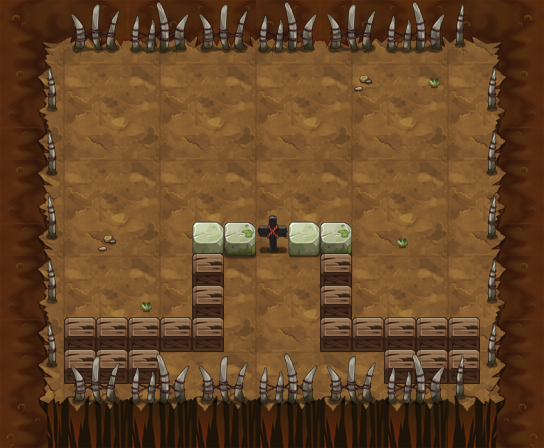

This game map was drawn from its Tiled (.tmx) file and the tilesets committed beside it. A one-line description and the trimmed map source follow:
An orthogonal 17x14 tile map with 32x32 px tiles, 11 tile layers (PASS, 块层 2, 块层 5, 块层 3, ...) and 39 objects (35x TRAP, 3x yjsb3, PLAYER).

<map version="1.0" orientation="orthogonal" width="17" height="14" tilewidth="32" tileheight="32">
 <properties>
  <property name="DESTRY1" value="25" />
  <property name="DESTRY2" value="27" />
  <property name="DESTRY_COUNT" value="2" />
  <property name="EXP" value="965" />
  <property name="ITEM" value="D035" />
  <property name="MONEY" value="1448" />
 </properties>
 <tileset firstgid="1" name="yjbl" tilewidth="32" tileheight="32">
  <image source="yjbl.png" width="450" height="600" />
 </tileset>
 <layer name="PASS" width="17" height="14">
  <data>[238 cells, 133 non-empty, 10 distinct tile ids]</data>
 </layer>
 <layer name="块层 2" width="17" height="14">
  <data>[238 cells, 238 non-empty, 31 distinct tile ids]</data>
 </layer>
 <layer name="块层 5" width="17" height="14">
  <data>[238 cells, 4 non-empty, 2 distinct tile ids]</data>
 </layer>
 <layer name="块层 3" width="17" height="14">
  <data>[238 cells, 64 non-empty, 12 distinct tile ids]</data>
 </layer>
 <layer name="块层 6" width="17" height="14">
  <data>[238 cells, 25 non-empty, 4 distinct tile ids]</data>
 </layer>
 <layer name="SHELTER 11" width="17" height="14">
  <data>[238 cells, 13 non-empty, 5 distinct tile ids]</data>
 </layer>
 <layer name="SHELTER 10" width="17" height="14">
  <data>[238 cells, 6 non-empty, 1 distinct tile ids]</data>
 </layer>
 <layer name="SHELTER 9" width="17" height="14">
  <data>[238 cells, 10 non-empty, 1 distinct tile ids]</data>
 </layer>
 <layer name="SHELTER 8" width="17" height="14">
  <data>[238 cells, 2 non-empty, 1 distinct tile ids]</data>
 </layer>
 <layer name="SHELTER 7" width="17" height="14">
  <data>[238 cells, 2 non-empty, 1 distinct tile ids]</data>
 </layer>
 <layer name="SHELTER 6" width="17" height="14">
  <data>[238 cells, 5 non-empty, 3 distinct tile ids]</data>
 </layer>
 <objectgroup name="对象层 1" width="17" height="14">
  <object name="liusha" type="TRAP" x="256" y="128" width="32" height="32">
   <properties>
    <property name="lua_ai" value="trap_mire_ai" />
    <property name="trap_ani" value="liusha.actor" />
    <property name="trap_floor" value="true" />
    <property name="trap_sh" value="1" />
    <property name="trap_sw" value="1" />
   </properties>
  </object>
  <object name="PLAYER" type="PLAYER" x="256" y="352" width="32" height="32" />
  <object name="yjsb3" x="96" y="224" width="32" height="32">
   <properties>
    <property name="buff_type" value="fire_shell" />
    <property name="lua_ai" value="monster_yjsb_ai" />
    <property name="quality" value="yjsb3.quality" />
   </properties>
  </object>
  <object name="yjsb3" x="288" y="96" width="32" height="32">
   <properties>
    <property name="buff_type" value="fire_shell" />
    <property name="lua_ai" value="monster_yjsb_ai" />
    <property name="quality" value="yjsb3.quality" />
   </properties>
  </object>
  <object name="yjsb3" x="416" y="224" width="32" height="32">
   <properties>
    <property name="buff_type" value="fire_shell" />
    <property name="lua_ai" value="monster_yjsb_ai" />
    <property name="quality" value="yjsb3.quality" />
   </properties>
  </object>
  <object name="belt_up" type="TRAP" x="160" y="288" width="32" height="32">
   <properties>
    <property name="lua_ai" value="trap_belt_up_ai" />
    <property name="trap_ani" value="belt_up.actor" />
    <property name="trap_floor" value="true" />
   </properties>
  </object>
  <object name="belt_up" type="TRAP" x="160" y="256" width="32" height="32">
   <properties>
    <property name="lua_ai" value="trap_belt_up_ai" />
    <property name="trap_ani" value="belt_up.actor" />
    <property name="trap_floor" value="true" />
   </properties>
  </object>
  <object name="belt_up" type="TRAP" x="160" y="224" width="32" height="32">
   <properties>
    <property name="lua_ai" value="trap_belt_up_ai" />
    <property name="trap_ani" value="belt_up.actor" />
    <property name="trap_floor" value="true" />
   </properties>
  </object>
  <object name="belt_up" type="TRAP" x="160" y="192" width="32" height="32">
   <properties>
    <property name="lua_ai" value="trap_belt_up_ai" />
    <property name="trap_ani" value="belt_up.actor" />
    <property name="trap_floor" value="true" />
   </properties>
  </object>
  <object name="belt_up" type="TRAP" x="160" y="160" width="32" height="32">
   <properties>
    <property name="lua_ai" value="trap_belt_up_ai" />
    <property name="trap_ani" value="belt_up.actor" />
    <property name="trap_floor" value="true" />
   </properties>
  </object>
  <object name="belt_up" type="TRAP" x="160" y="128" width="32" height="32">
   <properties>
    <property name="lua_ai" value="trap_belt_up_ai" />
    <property name="trap_ani" value="belt_up.actor" />
    <property name="trap_floor" value="true" />
   </properties>
  </object>
  <object name="belt_up" type="TRAP" x="160" y="96" width="32" height="32">
   <properties>
    <property name="lua_ai" value="trap_belt_up_ai" />
    <property name="trap_ani" value="belt_up.actor" />
    <property name="trap_floor" value="true" />
   </properties>
  </object>
  <object name="belt_up" type="TRAP" x="160" y="64" width="32" height="32">
   <properties>
    <property name="lua_ai" value="trap_belt_up_ai" />
    <property name="trap_ani" value="belt_up.actor" />
    <property name="trap_floor" value="true" />
   </properties>
  </object>
  <object name="belt_up" type="TRAP" x="352" y="288" width="32" height="32">
   <properties>
    <property name="lua_ai" value="trap_belt_up_ai" />
    <property name="trap_ani" value="belt_up.actor" />
    <property name="trap_floor" value="true" />
   </properties>
  </object>
  <object name="belt_up" type="TRAP" x="352" y="256" width="32" height="32">
   <properties>
    <property name="lua_ai" value="trap_belt_up_ai" />
    <property name="trap_ani" value="belt_up.actor" />
    <property name="trap_floor" value="true" />
   </properties>
  </object>
  <object name="belt_up" type="TRAP" x="352" y="224" width="32" height="32">
   <properties>
    <property name="lua_ai" value="trap_belt_up_ai" />
    <property name="trap_ani" value="belt_up.actor" />
    <property name="trap_floor" value="true" />
   </properties>
  </object>
  <object name="belt_up" type="TRAP" x="352" y="192" width="32" height="32">
   <properties>
    <property name="lua_ai" value="trap_belt_up_ai" />
    <property name="trap_ani" value="belt_up.actor" />
    <property name="trap_floor" value="true" />
   </properties>
  </object>
  <object name="belt_up" type="TRAP" x="352" y="160" width="32" height="32">
   <properties>
    <property name="lua_ai" value="trap_belt_up_ai" />
    <property name="trap_ani" value="belt_up.actor" />
    <property name="trap_floor" value="true" />
   </properties>
  </object>
  <object name="belt_up" type="TRAP" x="352" y="128" width="32" height="32">
   <properties>
    <property name="lua_ai" value="trap_belt_up_ai" />
    <property name="trap_ani" value="belt_up.actor" />
    <property name="trap_floor" value="true" />
   </properties>
  </object>
  <object name="belt_up" type="TRAP" x="352" y="96" width="32" height="32">
   <properties>
    <property name="lua_ai" value="trap_belt_up_ai" />
    <property name="trap_ani" value="belt_up.actor" />
    <property name="trap_floor" value="true" />
   </properties>
  </object>
  <object name="belt_up" type="TRAP" x="352" y="64" width="32" height="32">
   <properties>
    <property name="lua_ai" value="trap_belt_up_ai" />
    <property name="trap_ani" value="belt_up.actor" />
    <property name="trap_floor" value="true" />
   </properties>
  </object>
  <object name="belt_down" type="TRAP" x="128" y="64" width="32" height="32">
   <properties>
    <property name="lua_ai" value="trap_belt_down_ai" />
    <property name="trap_ani" value="belt_down.actor" />
    <property name="trap_floor" value="true" />
   </properties>
  </object>
  </objectgroup>
</map>
<!-- 17 of 39 objects omitted -->